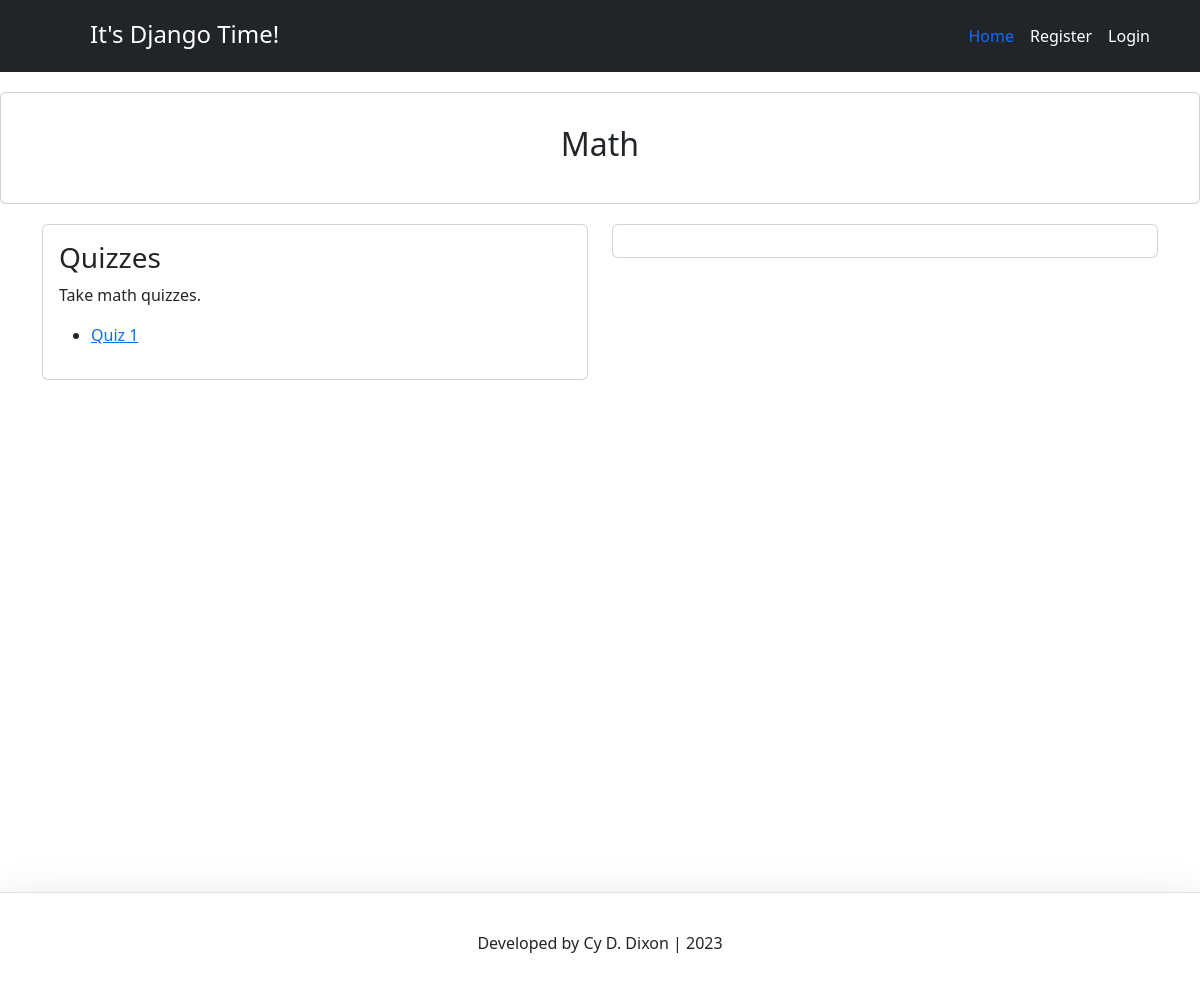
Before: /quiz/math/ with the older database file.
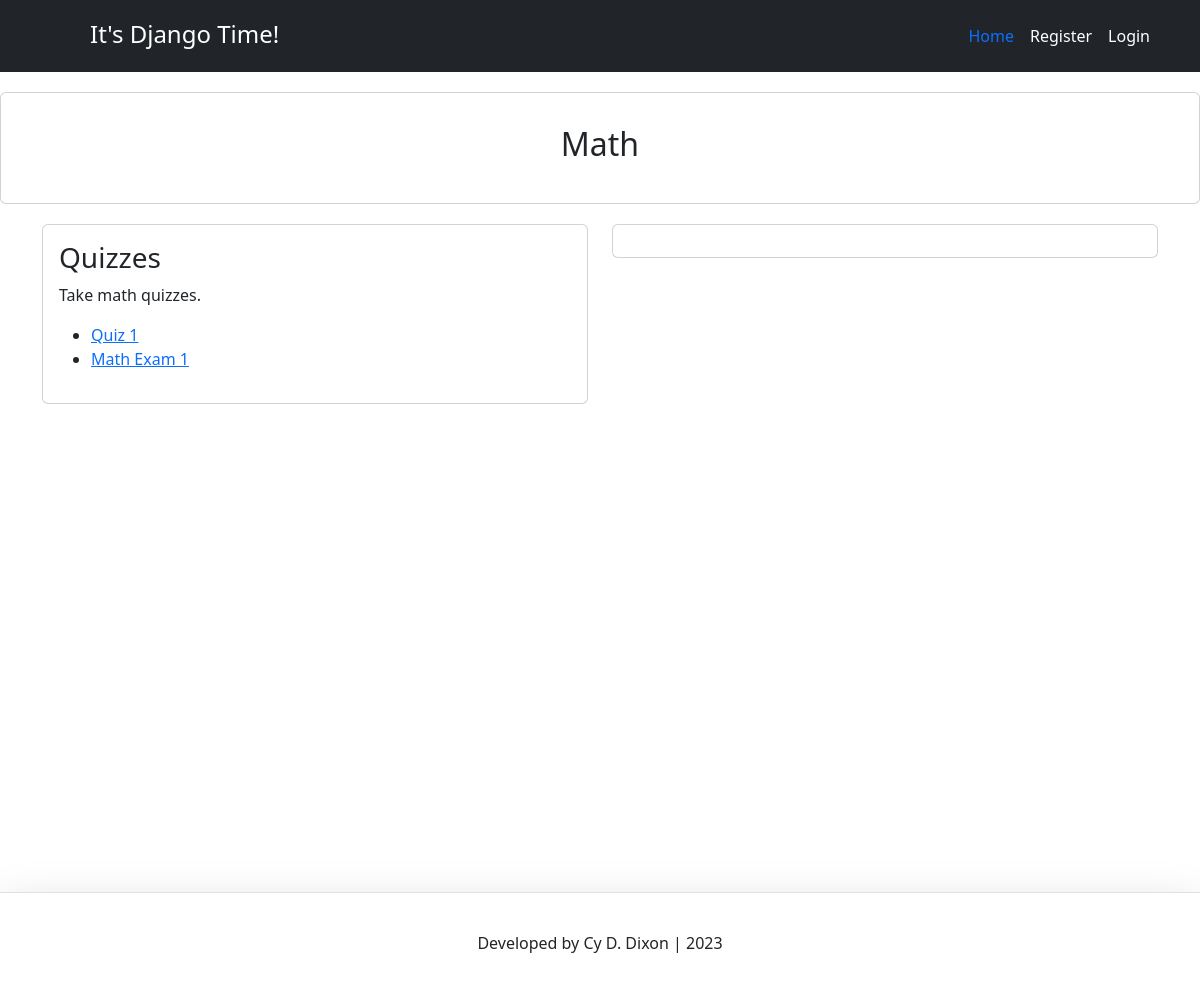
After: the same page with the newer database file.
### quiz/models.py (models this page shows, shortened)
class Quiz(models.Model):
    name = models.CharField(max_length=255)
    type = models.CharField(max_length=255, default="none")
    description = models.TextField(default="empty")

### quiz/views.py (the view)
# urls.py: path('math/', views.math_view, name='math_page'),
def math_view(request):
    context = {}
    quizzes = Quiz.objects.all()
    user = request.user
    quiz_takers = QuizTaker.objects.all()
    context['quiz_takers'] = quiz_takers
    context['user'] = user
    context['quizzes'] = quizzes
    return render(request, 'math_page.html', context)

### quiz/templates/math_page.html (shortened to what this page needs)
{% extends 'base.html' %}
{% load static %}
{% block content %}
<link rel="stylesheet" href="bootstrap.css" />
<div class="card text-center p-3">
  <div class="card-body">
    <h2 class="card-title">Math</h2>
  </div>
</div>
<div class="container">
  <div class="row">
    <div class="col-sm-6 mb-3 mb-sm-0">
      <div class="card">
        <div class="card-body">
          <h3 class="card-title">Quizzes</h3>
          <p class="card-text">Take math quizzes.</p>
          <ul>
            {% for quiz in quizzes %}
              {% if quiz.type == 'Math' %}
              <li><a href="{% url 'start_quiz' quiz.id %}">{{ quiz.name }}</a></li>
              {% endif %}
            {% endfor %}
          </ul>
        </div>
      </div>
    </div>
    <div class="col-sm-6 mb-3 mb-sm-0">
      <div class="card">
        <div class="card-body">
        </div>
      </div>
    </div>
  </div>
</div>
{% endblock content %}

Changed rows visible on the page:
added Quiz: name "Math Exam 1"
